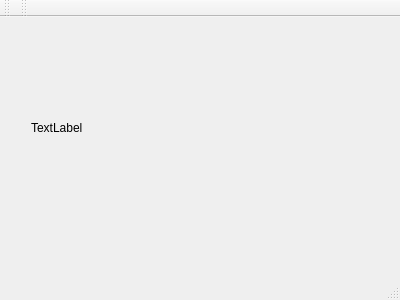
<?xml version="1.0" encoding="UTF-8"?>
<ui version="4.0">
 <class>MainWindow</class>
 <widget class="QMainWindow" name="MainWindow">
  <property name="geometry">
   <rect>
    <x>0</x>
    <y>0</y>
    <width>400</width>
    <height>300</height>
   </rect>
  </property>
  <property name="windowTitle">
   <string>MainWindow</string>
  </property>
  <widget class="QWidget" name="centralWidget">
   <widget class="QWidget" name="verticalLayoutWidget">
    <property name="geometry">
     <rect>
      <x>20</x>
      <y>20</y>
      <width>351</width>
      <height>181</height>
     </rect>
    </property>
    <layout class="QVBoxLayout" name="verticalLayout">
     <item>
      <widget class="QLabel" name="label">
       <property name="text">
        <string>TextLabel</string>
       </property>
      </widget>
     </item>
    </layout>
   </widget>
  </widget>
  <widget class="QMenuBar" name="menuBar">
   <property name="geometry">
    <rect>
     <x>0</x>
     <y>0</y>
     <width>400</width>
     <height>28</height>
    </rect>
   </property>
  </widget>
  <widget class="QToolBar" name="mainToolBar">
   <attribute name="toolBarArea">
    <enum>TopToolBarArea</enum>
   </attribute>
   <attribute name="toolBarBreak">
    <bool>false</bool>
   </attribute>
  </widget>
  <widget class="QStatusBar" name="statusBar"/>
  <widget class="QToolBar" name="toolBar">
   <property name="windowTitle">
    <string>toolBar</string>
   </property>
   <attribute name="toolBarArea">
    <enum>TopToolBarArea</enum>
   </attribute>
   <attribute name="toolBarBreak">
    <bool>false</bool>
   </attribute>
  </widget>
 </widget>
 <layoutdefault spacing="6" margin="11"/>
 <resources/>
 <connections/>
</ui>
